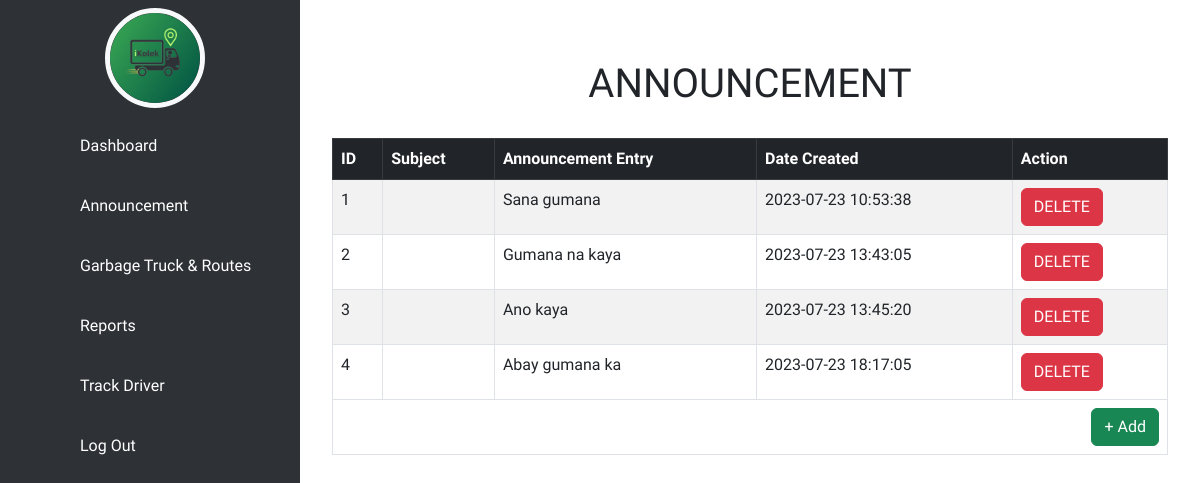
Page /system/ikolek/admin/announcement.php (signed in) on the committed database.
### tables this page shows
CREATE TABLE `announcement` (
  `announcement_id` int(100) NOT NULL,
  `ann_entry` text NOT NULL,
  `announcement_date` datetime NOT NULL DEFAULT current_timestamp()
);

### system/ikolek/admin/announcement.php (the view, shortened to what this page needs)
<!doctype html>
<html lang="en">
<head>
    <link href="https://cdn.jsdelivr.net/npm/bootstrap@5.3.0/dist/css/bootstrap.min.css" rel="stylesheet">
</head>
<body>
<div class="cont">
        <div class="navi">
            <ul>
                <li>
                    <a href="dashboard.php" class="justify-content-center p-2">
                        <span class="title"> <img class="img-fluid border border-5 border-light rounded-circle " src="logo_admin.png" alt="" width="100" height="90vh"></span>
                    </a>
                </li>
                <li>
                    <a href="dashboard.php">
                        <span class = "icon"> <ion-icon name="home"></ion-icon> </span>
                        <span class="title"> Dashboard </span></span>
                    </a>
                </li>
                <li>
                    <a href="announcement.php">
                        <span class = "icon"> <ion-icon name="notifications"></ion-icon> </span>
                        <span class="title"> Announcement </span></span>
                    </a>
                </li>
                <li>
                    <a href="trucks.php">
                        <span class = "icon"> <ion-icon name="car"></ion-icon> </span>
                        <span class="title"> Garbage Truck & Routes </span></span>
                    </a>
                </li>
                <li>
                    <a href="report.php">
                        <span class = "icon"> <ion-icon name="folder"></ion-icon></span>
                        <span class="title"> Reports </span></span>
                    </a>
                </li>
                <li>
                    <a href="track.php">
                        <span class = "icon"> <ion-icon name="location"></ion-icon></span>
                        <span class="title"> Track Driver </span></span>
                    </a>
                </li>
                <li>
                    <a href="log_in.php">
                        <span class = "icon"> <ion-icon name="power"></ion-icon></span>
                        <span class="title"> Log Out </span></span>
                    </a>
                </li>
            </ul>
        </div>
    </div>
    <div class="main">
        <div class="topbar">
            <div class="toggle">
            </div>
        </div>
                <div class="row">
            <div class="col-md-12">
                <div class="container mt-9" id="space">
                    <div class="row">
                        <div class="col-sm-12">
                            <div class="card-head">
                                <h1 style="text-align: center;"> ANNOUNCEMENT </h1>
                            </div>
                        <div class="sched" id="no-more-tables" style="overflow-x: auto;">
                        <table class="table table-striped table-hover table-bordered table-responsive" id="table">
                            <thead class="table-dark">
                            <tr>
                                <th>ID</th>
                                <th>Subject</th>
                                <th>Announcement Entry</th>
                                <th>Date Created</th>
                                <th>Action</th>
                            </tr>
                        </thead>
                        <tbody>
                            <?php
                            $conn = mysqli_connect("localhost", "root", "", "ikolek_db");
                            $sql = "SELECT * FROM announcement";
                            $query = mysqli_query($conn, $sql);
                            if(mysqli_num_rows($query) > 0)
                            {
                                while($row = mysqli_fetch_array($query))
                                { echo "
                                <tr>
                                    <td class='ann_id'>".$row['announcement_id']. "</td>
                                    <td>".$row['subject']."</td>
                                    <td>".$row['ann_entry']."</td>
                                    <td>".$row['announcement_date']."</td>
                                    <td>
                                        <a href='delete.php?id=".$row['announcement_id']."' class='btn btn-danger delete-btn'> DELETE</a>
                                    </td>
                                </tr>";
                                }
                            }
                            ?>
                        </tbody>
                        <tfoot>
                            <tr>
                                <td colspan=8>
                                <button type="button" class="btn btn-success d-flex ms-auto" data-bs-toggle="modal" data-bs-target="#add_announcement"> + Add </button>
                                </td>
                            </tr>
                        </tfoot>
                        </table>
                        </div>
                        </div>
                    </div>
                </div>
            </div>
        </div>
    </div>
</body>
    <link rel="stylesheet" href="style.css">
</html>

### system/ikolek/admin/style.css (style rules this page uses)
* { font-family: 'Urbanist', sans-serif; margin: 0; padding: 0; box-sizing: border-box; }
body { min-height: 100vh; overflow-x: hidden; }
.cont { position: relative; width: 100%; }
.navi { position: fixed; width: 300px; height: 100%; background: #2e3136; border-left: 10px solid #2e3136; transition: 0.5s; overflow: hidden; }
.navi ul { position: absolute; top: 0; left: 0; width: 100%; }
.navi ul li { position: relative; width: 100%; list-style: none; border-top-left-radius: 30px; border-bottom-left-radius: 30px; }
.navi ul li:nth-child(1) { margin-bottom: 40px; pointer-events: none; }
.navi ul li a { position: relative; display: block; width: 100%; display: flex; text-decoration: none; color: white; }
.navi ul li a .icon { position: relative; display: block; min-width: 60px; height: 60px; line-height: 75px; text-align: center; }
.navi ul li a .title { position: relative; display: block; padding: 0 10px; height: 60px; line-height: 60px; text-align: start; white-space: nowrap; }
.main { position: absolute; width: calc(100% - 300px); left: 300px; min-height: 100vh; background: white; transition: 0.5s; }
.topbar { width: 100%; height: 60px; display: flex; justify-content: space-between; align-items: center; padding: 0 10px; }
.toggle { position: relative; top: 0; width: 60px; height: 60px; background: white; display: flex; justify-content: center; align-items: center; font-size: 2rem; cursor: pointer; }

### system/ikolek/admin/announcement.php (style rules this page uses)
.navi ul { padding-left: 0; }
.sched { position: relative; width: 100%; padding: 20px; grid-gap: 30px; margin-top: 10px; }

### rows in the picture
announcement: announcement_id "1", ann_entry "Sana gumana", announcement_date "2023-07-23 10:53:38"
announcement: announcement_id "2", ann_entry "Gumana na kaya", announcement_date "2023-07-23 13:43:05"
announcement: announcement_id "3", ann_entry "Ano kaya", announcement_date "2023-07-23 13:45:20"
announcement: announcement_id "4", ann_entry "Abay gumana ka", announcement_date "2023-07-23 18:17:05"
